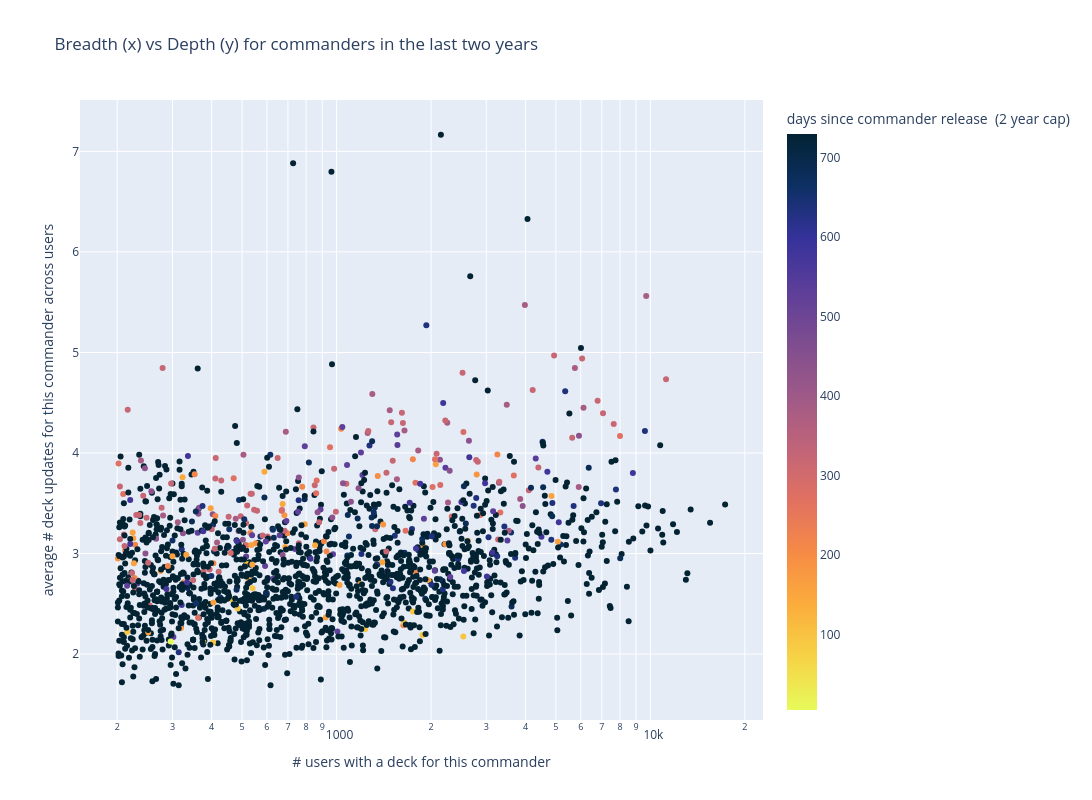

The notebook cell saved with this chart:
### Code cell
fig = px.scatter(
    df_summary_with_sets,
    x="num_users",
    y="average_num_updates",
    color="time_since_release",
    color_continuous_scale=px.colors.sequential.thermal[::-1],
    hover_name="commanders",
    hover_data={
        "num_users": ":,.0f",
        "average_num_updates": ":.3f",
        "commanders": False,
    },
    labels={
        "num_users": "# users with a deck for this commander",
        "average_num_updates": "average # deck updates for this commander across users",
        "time_since_release": "days since commander release  (2 year cap)",
    },
    title="Breadth (x) vs Depth (y) for commanders in the last two years",
    log_x=True,
    width=1200,
    height=800,
    render_mode="svg",
)

fig.write_html("breadth_vs_depth_updates_after_60_day_burn_in.html")
fig.show()

### Figure 1 — Plotly figure (JSON) as saved in the notebook; plotly's stock layout.template omitted (floating-point values rounded to 4 significant figures; data arrays with more than 128 entries replaced by an {"elided": "..."} marker saying what was removed)
{"data": [{"customdata": {"elided": "1719x1 str values"}, "hovertemplate": "<b>%{hovertext}</b><br><br># users with a deck for this commander=%{x:,.0f}<br>average # deck updates for this commander across users=%{y:.3f}<br>days since commander release  (2 year cap)=%{marker.color}<extra></extra>", "hovertext": {"elided": "1719 str values"}, "legendgroup": "", "marker": {"color": {"elided": "1719 int values"}, "coloraxis": "coloraxis", "symbol": "circle"}, "mode": "markers", "name": "", "orientation": "v", "showlegend": false, "type": "scatter", "x": {"elided": "1719 int values"}, "xaxis": "x", "y": {"elided": "1719 float values"}, "yaxis": "y"}], "layout": {"coloraxis": {"colorbar": {"title": {"text": "days since commander release  (2 year cap)"}}, "colorscale": [[0, "rgb(231, 250, 90)"], [0.09091, "rgb(246, 211, 70)"], [0.1818, "rgb(251, 173, 60)"], [0.2727, "rgb(246, 139, 69)"], [0.3636, "rgb(225, 113, 97)"], [0.4545, "rgb(193, 100, 121)"], [0.5455, "rgb(158, 89, 135)"], [0.6364, "rgb(126, 77, 143)"], [0.7273, "rgb(93, 62, 153)"], [0.8182, "rgb(53, 50, 155)"], [0.9091, "rgb(13, 48, 100)"], [1, "rgb(3, 35, 51)"]]}, "height": 800, "legend": {"tracegroupgap": 0}, "title": {"text": "Breadth (x) vs Depth (y) for commanders in the last two years"}, "width": 1200, "xaxis": {"anchor": "y", "domain": [0, 1], "title": {"text": "# users with a deck for this commander"}, "type": "log"}, "yaxis": {"anchor": "x", "domain": [0, 1], "title": {"text": "average # deck updates for this commander across users"}}}}
